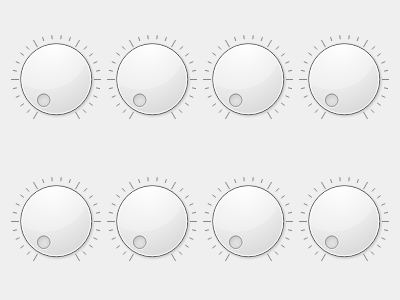
<?xml version="1.0" encoding="UTF-8"?>
<ui version="4.0">
 <class>Dials</class>
 <widget class="QWidget" name="Dials">
  <property name="geometry">
   <rect>
    <x>0</x>
    <y>0</y>
    <width>400</width>
    <height>300</height>
   </rect>
  </property>
  <property name="windowTitle">
   <string>Form</string>
  </property>
  <layout class="QGridLayout" name="gridLayout">
   <item row="0" column="6">
    <widget class="QDial" name="dial_4">
     <property name="notchesVisible">
      <bool>true</bool>
     </property>
    </widget>
   </item>
   <item row="1" column="4">
    <widget class="QDial" name="dial_6">
     <property name="notchesVisible">
      <bool>true</bool>
     </property>
    </widget>
   </item>
   <item row="1" column="6">
    <widget class="QDial" name="dial_8">
     <property name="notchesVisible">
      <bool>true</bool>
     </property>
    </widget>
   </item>
   <item row="1" column="0">
    <widget class="QDial" name="dial_5">
     <property name="notchesVisible">
      <bool>true</bool>
     </property>
    </widget>
   </item>
   <item row="0" column="4">
    <widget class="QDial" name="dial_3">
     <property name="notchesVisible">
      <bool>true</bool>
     </property>
    </widget>
   </item>
   <item row="0" column="3">
    <widget class="QDial" name="dial_1">
     <property name="notchesVisible">
      <bool>true</bool>
     </property>
    </widget>
   </item>
   <item row="0" column="0">
    <widget class="QDial" name="dial_2">
     <property name="styleSheet">
      <string notr="true">color: qlineargradient(spread:pad, x1:0, y1:0, x2:1, y2:0, stop:0 rgba(9, 41, 4, 255), stop:0.085 rgba(2, 79, 0, 255), stop:0.19 rgba(50, 147, 22, 255), stop:0.275 rgba(236, 191, 49, 255), stop:0.39 rgba(243, 61, 34, 255), stop:0.555 rgba(135, 81, 60, 255), stop:0.667 rgba(121, 75, 255, 255), stop:0.825 rgba(164, 255, 244, 255), stop:0.885 rgba(104, 222, 71, 255), stop:1 rgba(93, 128, 0, 255));</string>
     </property>
     <property name="notchesVisible">
      <bool>true</bool>
     </property>
    </widget>
   </item>
   <item row="1" column="3">
    <widget class="QDial" name="dial_7">
     <property name="notchesVisible">
      <bool>true</bool>
     </property>
    </widget>
   </item>
  </layout>
 </widget>
 <resources/>
 <connections/>
</ui>
